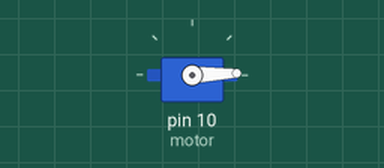
Simulated run of this sketch. Board: Arduino Uno, built with avr-gcc and run on an emulated ATmega328P. Parts: servo.

Above: at 0.05 s.
At 1.65 s:
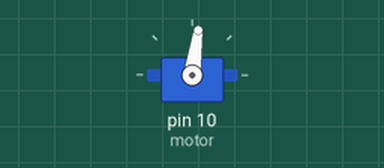
At 3.25 s:
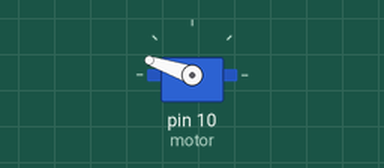
At 6.45 s:
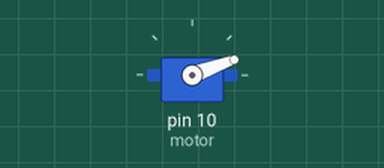
Timing chart, 0 to 8.9 s (numbered marks = the images above):
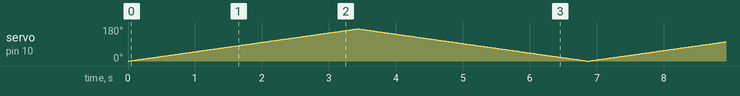

The sketch:

mediogirofor.ino
```cpp
#include <Servo.h>
Servo motor;

void setup() {
  // put your setup code here, to run once:
  motor.attach(10);
  motor.write(0);
}

void loop() {
  // put your main code here, to run repeatedly:
  mover(0,170);
  mover(170,0);
}

void mover(int emp, int fin){
  if(emp<fin){
    for(int i=emp; i<= fin; i++){
      motor.write(i);
      delay(20);
    }
  }
  else{
    for(int i=emp; i>= fin; i--){
      motor.write(i);
      delay(20);
    }
  }
}
```
